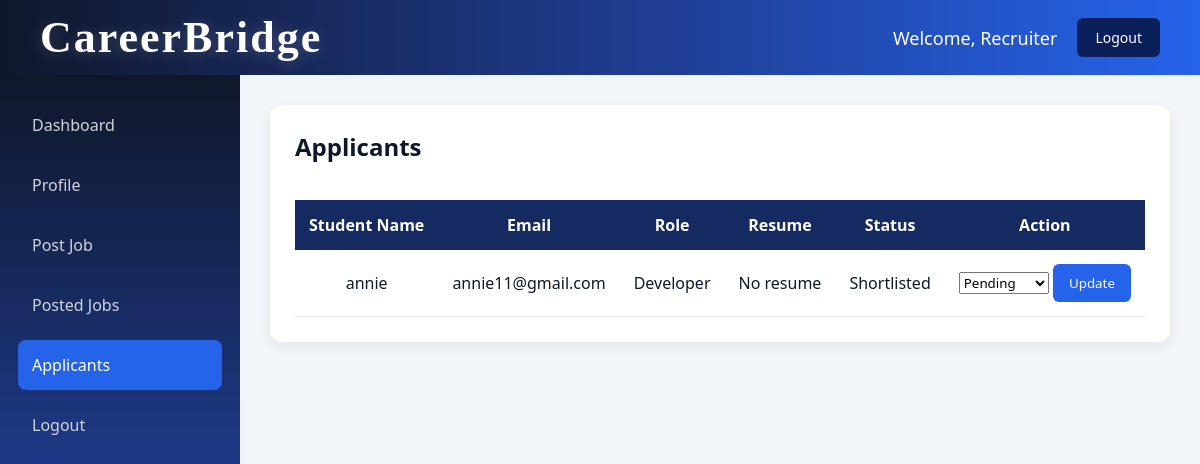
Page /rec_applicants on the committed database.
### tables this page shows
CREATE TABLE applications(
    id INTEGER PRIMARY KEY AUTOINCREMENT,
    student_email TEXT,
    job_id INTEGER,
    company TEXT,
    status TEXT DEFAULT 'Pending'             
);

CREATE TABLE students(
    id INTEGER PRIMARY KEY AUTOINCREMENT,
    roll_no TEXT,
    name TEXT,
    email TEXT,
    course TEXT,
    department TEXT,
    cgpa REAL,
    year TEXT,
    skills TEXT,
    status TEXT DEFAULT 'Active'
);

CREATE TABLE jobs(
    id INTEGER PRIMARY KEY AUTOINCREMENT,
    company TEXT,
    role TEXT,
    location TEXT,
    package TEXT,
    eligibility TEXT,
    skills TEXT,
    description TEXT,
    posted_date TEXT,
    last_date TEXT
);

### std_app.py (the view)
@app.route('/rec_applicants')
def applicants():
    conn = get_db_connection()
    applications = conn.execute("""
        SELECT
            applications.id,
            applications.student_email,
            students.name AS student_name,
            applications.job_id,
            applications.status,
            jobs.company,
            jobs.role,
            resumes.filename AS resume_filename
        FROM applications
        JOIN jobs ON applications.job_id = jobs.id
        LEFT JOIN students ON applications.student_email = students.email
        LEFT JOIN resumes ON applications.student_email = resumes.student_email
    """).fetchall()
    conn.close()
    return render_template("rec_applicants.html", applicants=applications)

### std_app.py (called while the page is built)
def get_db_connection():
    conn = sqlite3.connect("placement.db")
    conn.row_factory = sqlite3.Row
    return conn

### templates/rec_applicants.html (shortened to what this page needs)
<!DOCTYPE html>
<html lang="en">
<head>
    <link rel="stylesheet" href="{{ url_for('static', filename='rec_style.css') }}">
</head>
<body>
<div class="navbar">
    <h2 class="logo">CareerBridge</h2>
    <div class="navbar-right">
        <span>Welcome, Recruiter</span>
        <button onclick="confirmLogout()" class="log-out">Logout</button>
    </div>
</div>
<div class="container">
    <div class="sidebar">
        <ul>
            <li><a href="/rec_dashboard">Dashboard</a></li>
            <li><a href="/rec_profile">Profile</a></li>
            <li><a href="/rec_post_job">Post Job</a></li>
            <li><a href="/rec_jobs">Posted Jobs</a></li>
            <li class="active"><a href="/rec_applicants">Applicants</a></li>
            <li onclick="confirmLogout()">Logout</li>
        </ul>
    </div>
    <div class="main-content">
        <div class="section">
            <h2>Applicants</h2>
            <br>
            <table>
                <tr>
                    <th>Student Name</th>
                    <th>Email</th>
                    <th>Role</th>
                    <th>Resume</th>
                    <th>Status</th>
                    <th>Action</th>
                </tr>
                {% for a in applicants %}
                <tr>
                    <td>{{ a.student_name or a.student_email }}</td>
                    <td>{{ a.student_email }}</td>
                    <td>{{ a.role }}</td>
                    <td>
                        {% if a.resume_filename %}
                            <a href="{{ url_for('uploaded_file', filename=a.resume_filename) }}" target="_blank" download>View Resume</a>
                        {% else %}
                            No resume
                        {% endif %}
                    </td>
                    <td>{{ a.status }}</td>
                    <td>
                        <form method="POST" action="/update_application_status">
                            <select name="status">
                                <option>Pending</option>
                            </select>
                            <button type="submit">Update</button>
                        </form>
                    </td>
                </tr>
                {% endfor %}
            </table>
        </div>
    </div>
</div>
</body>
</html>

### static/rec_style.css (style rules this page uses)
* { margin: 0; padding: 0; box-sizing: border-box; font-family:'Segoe UI', sans-serif; }
body { background-color: #f1f5f9; color: #0f172a; }
.navbar { height: 75px; color: white; font-size: large; font-weight: 500; display: flex; justify-content: space-between; align-items: center; padding: 0 40px; background: linear-gradient(90deg, #0f172a, #1e3a8a, #2563eb); }
.logo { font-family: "Georgia", serif; font-size: 44px; font-weight: bold; color: white; letter-spacing: 2px; text-shadow: 0 2px 15px rgba(255,255,255,0.2); margin: 0; }
.navbar-right { display: flex; align-items: center; gap: 20px; margin-left: auto; }
button { padding: 10px 16px; border: none; border-radius: 6px; background-color: #2563eb; color: white; cursor: pointer; transition: 0.3s; }
.container { display: flex; }
.sidebar { width: 240px; min-height: 100vh; padding: 25px 18px; background: linear-gradient(180deg,#0f172a,#1e3a8a,#2563eb ); }
.sidebar ul { list-style: none; }
.sidebar ul li { padding: 14px; margin-bottom: 10px; color: #d1d5db; border-radius: 8px; cursor: pointer; }
.sidebar ul li.active { background-color: #2563eb; color: white; }
.sidebar ul li a { text-decoration: none; color: inherit; display: block; }
.sidebar ul li.active a { color: white; }
.log-out { padding: 10px 18px; border: none; border-radius: 6px; background-color: #0b205a; color: white; font-size: 14px; font-weight: 500; cursor: pointer; transition: 0.3s; }
.main-content { flex: 1; padding: 30px; }
.section { background-color: white; padding: 25px; margin-bottom: 25px; border-radius: 12px; box-shadow: 0 4px 12px rgba(0,0,0,0.06); }
table { width: 100%; border-collapse: collapse; margin-top: 15px; }
table th { background-color: #162a62; color: white; padding: 14px; text-align: center; }
table td { padding: 14px; text-align: center; border-bottom: 1px solid #e5e7eb; }

### rows in the picture
applications: name "annie", student_email "annie11@gmail.com", role "Developer", status "Shortlisted"
